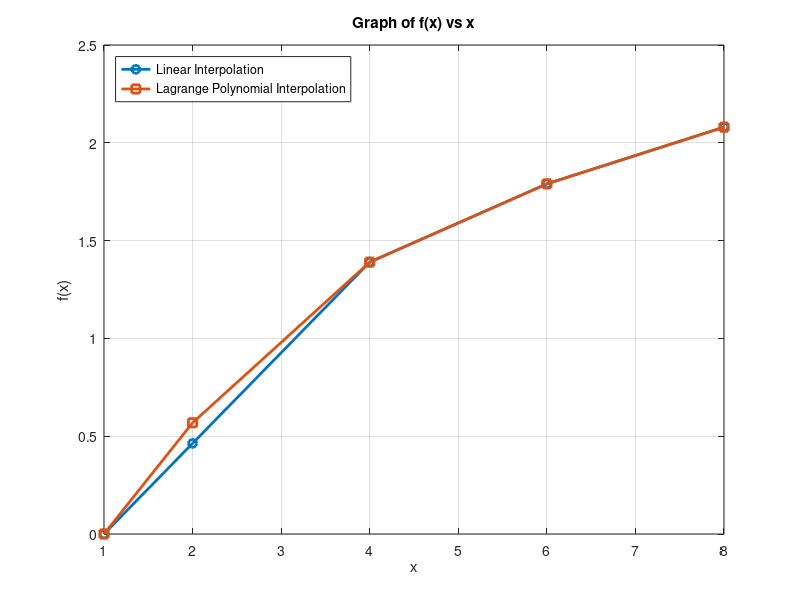

MATLAB code for this plot:

x_values = [1, 4, 6, 8];
f_values = [0, 1.39, 1.79, 2.08];
x_interpolate = 2;


x0 = x_values(1);
f0 = f_values(1);
x1 = x_values(2);
f1 = f_values(2);
f_linear = f0 + ((x_interpolate - x0) * (f1 - f0)) / (x1 - x0);


x2 = x_values(3);
f2 = f_values(3);
f_lagrange = (f0 * (x_interpolate - x1) * (x_interpolate - x2)) / ((x0 - x1) * (x0 - x2)) + ...
             (f1 * (x_interpolate - x0) * (x_interpolate - x2)) / ((x1 - x0) * (x1 - x2)) + ...
             (f2 * (x_interpolate - x0) * (x_interpolate - x1)) / ((x2 - x0) * (x2 - x1));


disp(['Linear Interpolation f(2) = ', num2str(f_linear)]);
disp(['Lagrange Polynomial Interpolation f(2) = ', num2str(f_lagrange)]);


extended_x_values = [1, 2, 4, 6, 8]; % Include the interpolated point
extended_f_values_linear = [0, f_linear, 1.39, 1.79, 2.08];
extended_f_values_lagrange = [0, f_lagrange, 1.39, 1.79, 2.08];


figure;
plot(extended_x_values, extended_f_values_linear, 'o-', 'LineWidth', 2);
hold on;
plot(extended_x_values, extended_f_values_lagrange, 's-', 'LineWidth', 2);
title('Graph of f(x) vs x');
xlabel('x');
ylabel('f(x)');
legend('Linear Interpolation', 'Lagrange Polynomial Interpolation', 'Location', 'NorthWest');
grid on;
